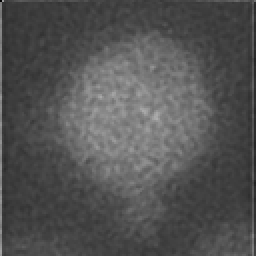
#> input picture data/image4045.tif, 128 x 128 px, found by its file name (shown 2 times larger)
$ jupyter execute hands_on_image_processing.ipynb   (older library calls are emulated)
#> lines starting #> are read from the running program, lines starting #| are printed output that depends on the picture; after the words box and inside, x2 and y2 are one past the last pixel; in counts of white or black regions, pixels touching at a corner belong together; long printed decimals are rounded
[cell 1]
import cv2
import numpy as np
import matplotlib.pyplot as plt
import matplotlib.image as mpimg
# read the image
img = cv2.imread("data/Image4045.tif",0)
#> img is the input picture: shape (128, 128); min 1, max 173, mean 82.9
print (img.shape, img.dtype, img.max(), img.min(), img.mean())
#| (128, 128) uint8 173 1 82.917
# display the image
imgplot = plt.imshow(img, cmap="gray")

[cell 2]
# resize the image
res = cv2.resize(img,None,fx=3, fy=3, interpolation = cv2.INTER_CUBIC)
#scaling
rows,cols = res.shape
#> rows = 384; cols = 384
plt.subplot(221)
imgplot = plt.imshow(res, cmap="gray")
# applly geometrical transformation
# make a shift of (100,50)
M = np.float32([[1,0,100],[0,1,50]])
dst = cv2.warpAffine(res,M,(cols,rows))
plt.subplot(222)
imgplot = plt.imshow(dst, cmap="gray")
# rotate the image by 36 degree
M = cv2.getRotationMatrix2D((cols/2,rows/2),36,1)
dst = cv2.warpAffine(res,M,(cols,rows))
plt.subplot(223)
imgplot = plt.imshow(dst, cmap="gray")
# rotate 270 degree
M = cv2.getRotationMatrix2D((cols/2,rows/2),270,1)
dst = cv2.warpAffine(res,M,(cols,rows))
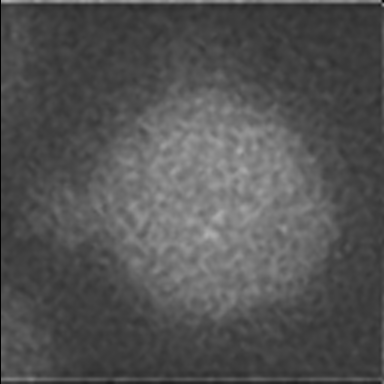
#> dst: shape (384, 384); min 0, max 175, mean 82.7
plt.subplot(224)
imgplot = plt.imshow(dst, cmap="gray")
# write an image and save it
filename = 'savedImage.jpg'
cv2.imwrite(filename, dst)
#> Out = True
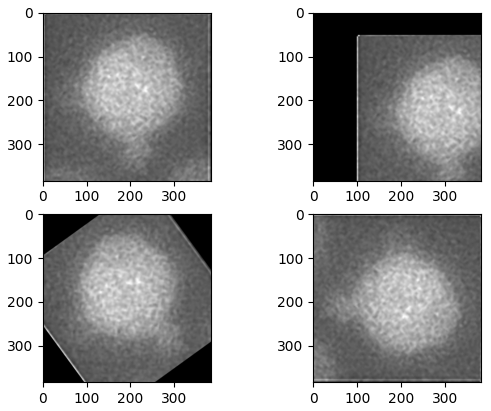
#> figure drawn by matplotlib, 4 panels

[cell 3]
img = cv2.imread("data/Image4045.tif",0)
rows,cols = img.shape
#> rows = 128; cols = 128
# Histogram
hist = cv2.calcHist([img],[0],None,[256],[0,256])
#> hist = 256 values, max 660 at index 63, min 0 at index 0, mean 64
figure, axes = plt.subplots(nrows=1, ncols=2)
figure.tight_layout(pad=3.0)
plt.subplot(121)
imgplot = plt.imshow(img, cmap="gray")
plt.xticks([]), plt.yticks([])
plt.subplot(122)
plt.hist(img.ravel(),256,[0,256]); plt.show()
#> after `plt.hist(img.ravel(), 256, [0, 256])`:
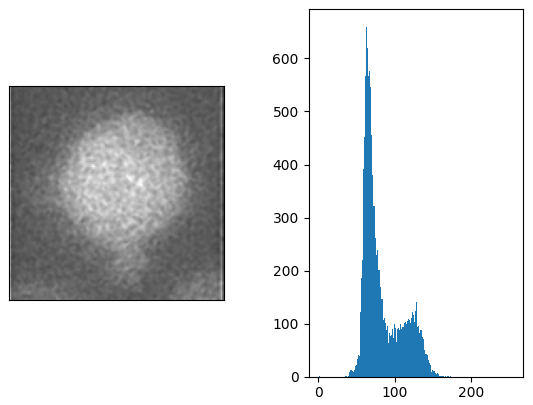
#> figure drawn by matplotlib, 2 panels; panel 2: tallest bar 660 high, from x = 63 to 64

[cell 4]
# contrast and brightness enhancement
alpha = 1.5 # Contrast control (1.0-3.0)
beta = 0 # Brightness control (0-100)
cntr_adjusted = cv2.convertScaleAbs(img, alpha=1.8,
beta=0)
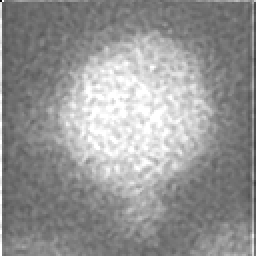
#> cntr_adjusted: shape (128, 128) (shown 2 times larger); min 2, max 255, mean 149.1
brght_adjusted = cv2.convertScaleAbs(img, alpha= 1.8,
beta=50)
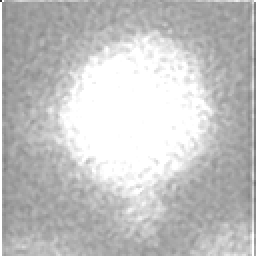
#> brght_adjusted: shape (128, 128) (shown 2 times larger); min 52, max 255, mean 194.7
figure, axes = plt.subplots(nrows=1, ncols=3)
figure.tight_layout(pad=4.0)
plt.subplot(131)
imgplot = plt.imshow(img, cmap="gray")
plt.title('original image', fontsize = '10')
plt.xticks([]), plt.yticks([])
plt.subplot(132)
imgplot = plt.imshow(cntr_adjusted, cmap="gray")
plt.title('contrast enhanced', fontsize = '10')
plt.xticks([]), plt.yticks([])
plt.subplot(133)
imgplot = plt.imshow(brght_adjusted, cmap="gray")
plt.title('brightness enhanced', fontsize = '10')
plt.xticks([]), plt.yticks([])

[cell 5]
# thresholding
ret,thresh1 = cv2.threshold(img,90,255,cv2.THRESH_BINARY)
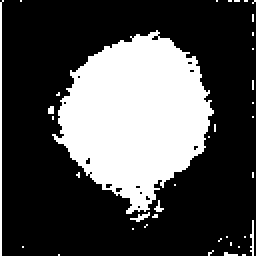
#> thresh1: shape (128, 128) (shown 2 times larger); 30% white; 38 white regions (34 under 20 px), largest, box (x1, y1, x2, y2) and area: (26, 15, 107, 107) 4650, (0, 0, 2, 128) 128, (125, 110, 127, 128) 22, (65, 106, 75, 111) 20
titles = ['Original Image','BINARY with thr = 90']
images = [img, thresh1]
for i in range(2):
    plt.subplot(2,3,i+1),plt.imshow(images[i],'gray')
    plt.title(titles[i])
    plt.xticks([]),plt.yticks([])
plt.show()

[cell 6]
# smoothing image
kernel = np.ones((5,5),np.float32)/25
average_blur = cv2.filter2D(img,-1,kernel)
gaussian_blur = cv2.GaussianBlur(img,(5,5),0.2)
median_blur = cv2.medianBlur(img,5)
plt.subplot(221),plt.imshow(img,cmap="gray"),plt.title('Original')
plt.xticks([]), plt.yticks([])
plt.subplot(222),plt.imshow(average_blur,cmap="gray"),plt.title('Averaging')
plt.xticks([]), plt.yticks([])
plt.subplot(223),plt.imshow(gaussian_blur,cmap="gray"),plt.title('Gaussian smoothing')
plt.xticks([]), plt.yticks([])
plt.subplot(224),plt.imshow(median_blur,cmap="gray"),plt.title('Median smoothing')
plt.xticks([]), plt.yticks([])
plt.show()

[cell 7]
# gradient calculation
img = cv2.imread('data/sudoku-original.jpg',0)
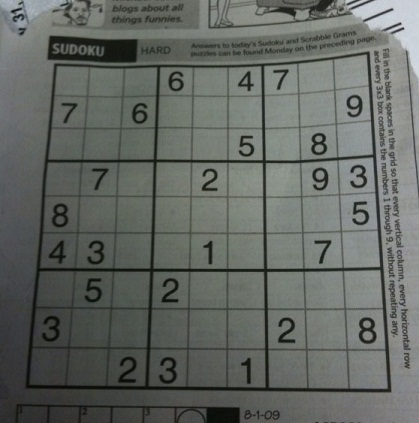
#> input picture data/sudoku-original.jpg, 419 x 423 px
#> img: shape (423, 419); min 5, max 218, mean 101.9
sobelx = cv2.Sobel(img,cv2.CV_64F,1,0,ksize=11)
sobely = cv2.Sobel(img,cv2.CV_64F,0,1,ksize=11)
laplacian = cv2.Laplacian(img,cv2.CV_64F,ksize=11)
plt.subplot(141),plt.imshow(img,cmap = 'gray')
plt.title('Original'), plt.xticks([]), plt.yticks([])
plt.subplot(142),plt.imshow(sobelx,cmap = 'gray')
plt.title('Sobel X'), plt.xticks([]), plt.yticks([])
plt.subplot(143),plt.imshow(sobely,cmap = 'gray')
plt.title('Sobel Y'), plt.xticks([]), plt.yticks([])
plt.subplot(144),plt.imshow(laplacian,cmap = 'gray')
plt.title('laplacian'), plt.xticks([]), plt.yticks([])
plt.show()

[cell 8]
# gradient calculation
img = cv2.imread('data/Image4045.tif',0)
sobelx = cv2.Sobel(img,cv2.CV_64F,1,0,ksize=11)
#> sobelx: shape (128, 128) float64
sobely = cv2.Sobel(img,cv2.CV_64F,0,1,ksize=11)
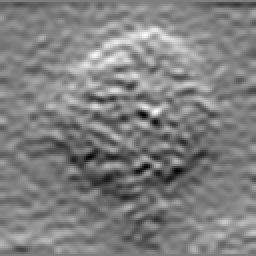
#> sobely: shape (128, 128) float64 (shown 2 times larger); min -3492509, max 3545745, mean 34037.4; drawn with min black and max white
laplacian = cv2.Laplacian(img,cv2.CV_64F,ksize=11)
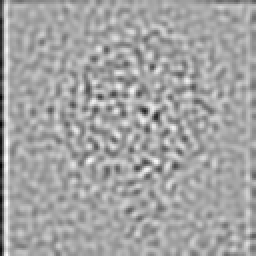
#> laplacian: shape (128, 128) float64 (shown 2 times larger); min -2978152, max 1635320, mean -11786.9; drawn with min black and max white
plt.subplot(141),plt.imshow(img,cmap = 'gray')
plt.title('Original'), plt.xticks([]), plt.yticks([])
plt.subplot(142),plt.imshow(sobelx,cmap = 'gray')
plt.title('Sobel X'), plt.xticks([]), plt.yticks([])
plt.subplot(143),plt.imshow(sobely,cmap = 'gray')
plt.title('Sobel Y'), plt.xticks([]), plt.yticks([])
plt.subplot(144),plt.imshow(laplacian,cmap = 'gray')
plt.title('laplacian'), plt.xticks([]), plt.yticks([])
plt.show()

[cell 9]
# canny edge detection
edges = cv2.Canny(img,40,130)
#> edges: shape (128, 128); 15.3% white in thin lines or dots
kernel = np.ones((3,3),np.uint8)
dilation = cv2.dilate(edges,kernel,iterations = 1)
#> dilation: shape (128, 128); 40.8% white; 3 white regions, box (x1, y1, x2, y2) and area: (12, 7, 113, 116) 5609, (96, 0, 128, 128) 628, (0, 0, 33, 128) 449
kernel = cv2.getStructuringElement(cv2.MORPH_ELLIPSE,(3,3))
opening = cv2.morphologyEx(dilation,cv2.MORPH_CLOSE,kernel,iterations = 1)
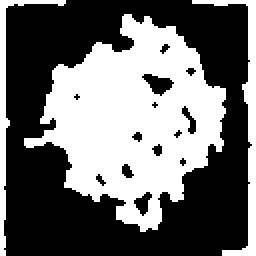
#> opening: shape (128, 128) (shown 2 times larger); 42.8% white; 3 white regions, box (x1, y1, x2, y2) and area: (12, 7, 113, 116) 5925, (96, 0, 128, 128) 636, (0, 0, 33, 128) 452
plt.subplot(131),plt.imshow(img,cmap = 'gray')
plt.title('Original Image'), plt.xticks([]), plt.yticks([])
plt.subplot(132),plt.imshow(edges,cmap = 'gray')
plt.title('Edge Image'), plt.xticks([]), plt.yticks([])
plt.subplot(133),plt.imshow(opening,cmap = 'gray')
plt.title('Edge Image'), plt.xticks([]), plt.yticks([])
